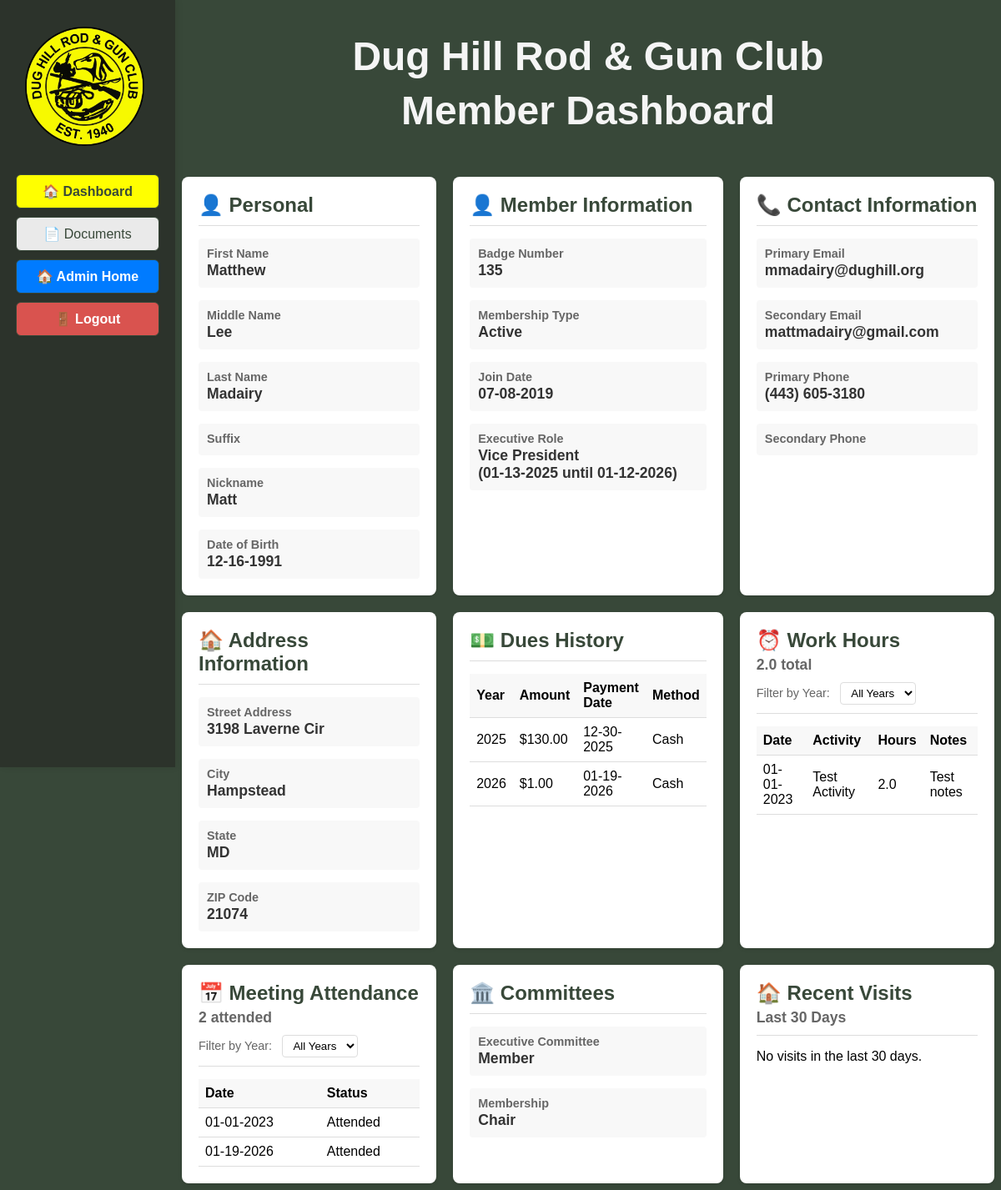
/member-dashboard (signed in), run on an earlier commit of the app's database.
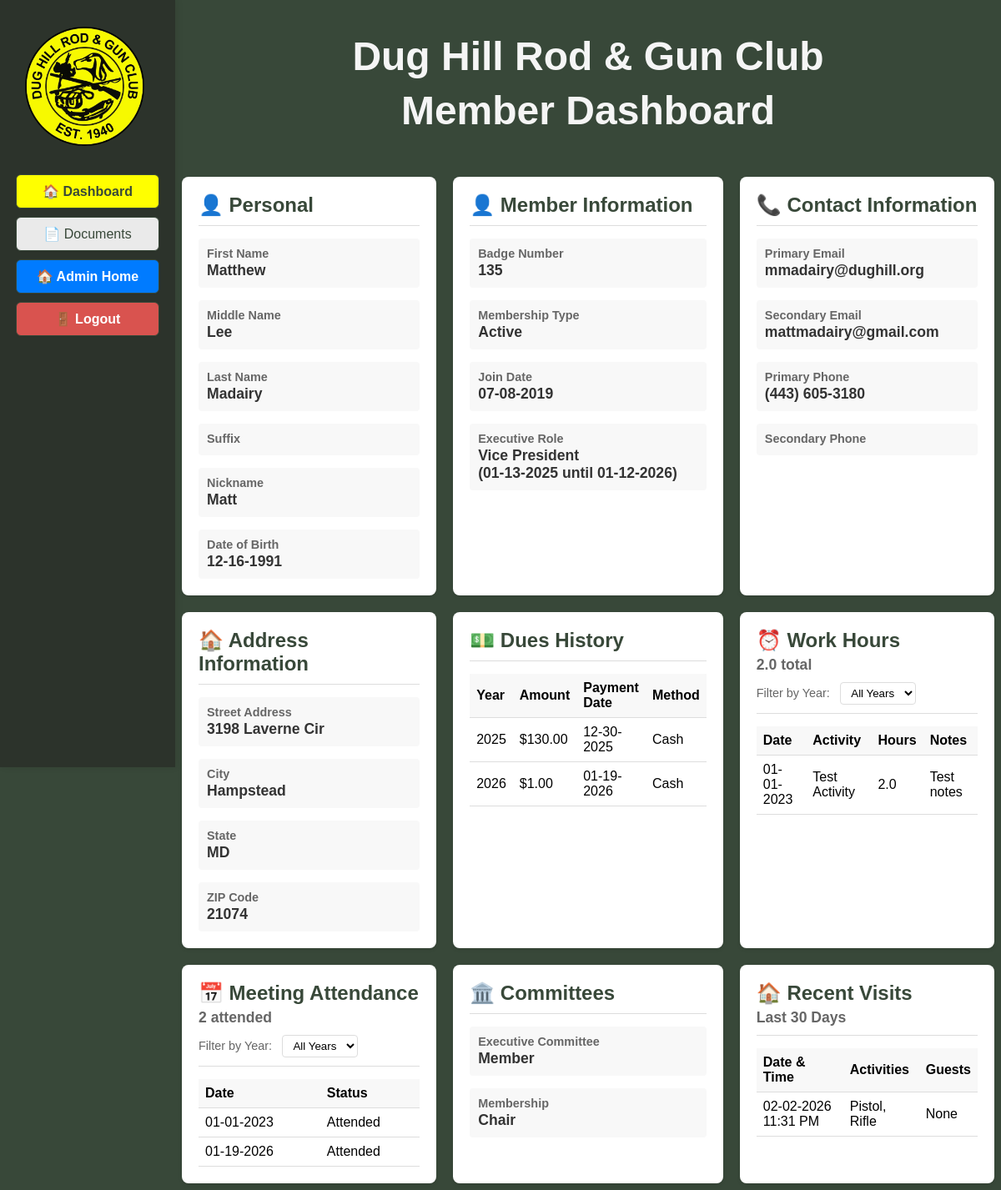
And on a later commit of the database.
### tables this page shows
CREATE TABLE dues (
			id INTEGER PRIMARY KEY AUTOINCREMENT,
			member_id INTEGER NOT NULL,
			payment_date TEXT NOT NULL,
			amount REAL NOT NULL,
			year TEXT NOT NULL,
			method TEXT,
			notes TEXT,
			FOREIGN KEY (member_id) REFERENCES members(id)
		);

CREATE TABLE work_hours (
			id INTEGER PRIMARY KEY AUTOINCREMENT,
			member_id INTEGER NOT NULL,
			date TEXT NOT NULL,
			activity TEXT NOT NULL,
			hours REAL NOT NULL,
			notes TEXT,
			FOREIGN KEY (member_id) REFERENCES members(id)
		);

CREATE TABLE meeting_attendance (
			id INTEGER PRIMARY KEY AUTOINCREMENT,
			member_id INTEGER NOT NULL,
			meeting_date TEXT NOT NULL,
			status TEXT NOT NULL,
			FOREIGN KEY (member_id) REFERENCES members(id)
		);

CREATE TABLE check_ins (
			id INTEGER PRIMARY KEY AUTOINCREMENT,
			member_number TEXT NOT NULL,
			check_in_time TEXT NOT NULL,
			activities TEXT,
			guest1_name TEXT,
			guest2_name TEXT,
			other_activity TEXT,
			sign_out_time TEXT,
			created_at TIMESTAMP DEFAULT CURRENT_TIMESTAMP
		, tos_accepted INTEGER DEFAULT 0, guest1_tos_accepted INTEGER DEFAULT 0, guest2_tos_accepted INTEGER DEFAULT 0);

### DH_DB_Webapp/app.py (the view)
@app.route('/member-dashboard')
@login_required
def member_dashboard():
	selected_work_year = request.args.get('work_year')
	selected_meeting_year = request.args.get('meeting_year')
	member = database.get_member_by_email(current_user.email)
	if not member:
		return render_template('member_dashboard.html', member=None, active_page='dashboard')
	member = dict(member) if member else None
	dues = database.get_dues_by_member(member['id']) if member else []
	work_hours = database.get_work_hours_by_member_and_year(member['id'], selected_work_year) if member else []
	total_work_hours = sum(wh['hours'] for wh in work_hours) if work_hours else 0
	attendance = database.get_meeting_attendance_by_member_and_year(member['id'], selected_meeting_year) if member else []
	total_meetings = sum(1 for att in attendance if att['status'] in ['Attended', 'Exempt']) if attendance else 0
	committees = []
	if member:
		member_committees = database.get_member_committees_new(member['id'])
		for committee in member_committees:
			committee_dict = dict(committee)
			committees.append({
				'name': committee_dict.get('name', '').replace('_', ' ').title(),
				'role': committee_dict.get('role', '').title()
			})
	executive_position = None
	executive_term = None
	if member:
		member_position = database.get_member_position(member['id'])
		if member_position:
			position = member_position['position']
			if position:
				executive_position = position
				term_start = member_position['term_start']
				term_end = member_position['term_end']
				if term_start and term_end:
					formatted_start = format_mmddyyyy(term_start)
					formatted_end = format_mmddyyyy(term_end)
					executive_term = f"({formatted_start} until {formatted_end})"
	checkins = []
	if member and member.get('badge_number'):
		checkins = database.get_member_checkins_last_30_days(member['badge_number'])
	work_hours_years = database.get_work_hours_years() if member else []
	meeting_attendance_years = database.get_meeting_attendance_years() if member else []
	return render_template('member_dashboard.html',
							member=member,
							dues=dues,
							work_hours=work_hours,
							total_work_hours=total_work_hours,
							work_hours_years=work_hours_years,
							selected_work_year=selected_work_year,
							attendance=attendance,
							total_meetings=total_meetings,
							meeting_attendance_years=meeting_attendance_years,
							selected_meeting_year=selected_meeting_year,
							committees=committees,
							executive_position=executive_position,
							executive_term=executive_term,
							checkins=checkins,
							active_page='dashboard',
							is_admin=current_user.is_admin_or_bdfl())

### DH_DB_Webapp/app.py (called while the page is built)
def register_context_processors(app):
	@app.context_processor
	def inject_applications():
		try:
			from flask_login import current_user
			import database
			if current_user.is_authenticated and current_user.is_admin_or_bdfl():
				applications = database.get_all_applications(status='pending')
			else:
				applications = []
		except Exception:
			applications = []
		return dict(applications=applications)

@login_manager.user_loader
def load_user(user_id):
    user_data = database.get_user_by_id(int(user_id))
    if user_data:
        try:
            role = user_data['role']
        except (KeyError, IndexError):
            role = 'User'
        try:
            must_change_password = bool(user_data['must_change_password'])
        except (KeyError, IndexError):
            must_change_password = False
        return User(
            id=user_data['id'],
            username=user_data['username'],
            email=user_data['email'],
            role=role,
            is_active=bool(user_data['is_active']),
            must_change_password=must_change_password
        )
    return None

    @property
    def is_active(self):
        return self._is_active

### DH_DB_Webapp/templates/member_dashboard.html (shortened to what the changed rows need)
<!DOCTYPE html>
<html>
<head>
</head>
<body style="background-color:#384839; font-family:Arial, Helvetica, sans-serif;">
    <div style="display:flex; flex-direction:row;">
        <div class="main-content">
            <div style="display:flex; flex-direction:row; align-items:center; justify-content:center; margin-bottom:20px; width:100%;">
                <div style="text-align:center; width:100%;">
                    <h1 style="margin-bottom:0.2em; color:#f5f5f5; font-size:3em;">Dug Hill Rod & Gun Club</h1>
                    <h1 style="margin-top:0.2em; color:#f5f5f5; font-size:3em;">Member Dashboard</h1>
                </div>
            </div>
            {% if member %}
            <div class="dashboard-container">
                <div class="dashboard-card">
                    <div class="card-header">
                        <h2 class="card-title">👤 Personal</h2>
                    </div>
                </div>
                <div class="dashboard-card">
                    <div class="card-header">
                        <h2 class="card-title">👤 Member Information</h2>
                    </div>
                </div>
                <div class="dashboard-card">
                    <div class="card-header">
                        <h2 class="card-title">📞 Contact Information</h2>
                    </div>
                </div>
                <div class="dashboard-card">
                    <div class="card-header">
                        <h2 class="card-title">🏠 Address Information</h2>
                    </div>
                </div>
                <div class="dashboard-card">
                    <div class="card-header">
                        <h2 class="card-title">💵 Dues History</h2>
                    </div>
                    {% if dues %}
                    <table>
                        <thead>
                            <tr>
                                <th>Year</th>
                                <th>Amount</th>
                                <th>Payment Date</th>
                                <th>Method</th>
                            </tr>
                        </thead>
                        <tbody>
                            {% for due in dues %}
                            <tr>
                                <td>{{ due.year }}</td>
                                <td>${{ "%.2f"|format(due.amount) }}</td>
                                <td>{{ due.payment_date | format_mmddyyyy }}</td>
                                <td>{{ due.method or 'N/A' }}</td>
                            </tr>
                            {% endfor %}
                        </tbody>
                    </table>
                    {% else %}
                    <p>No dues payments found.</p>
                    {% endif %}
                </div>
                <div id="work-hours-card" class="dashboard-card">
                    <div class="card-header">
                        <h2 class="card-title">⏰ Work Hours</h2>
                    </div>
                    {% if work_hours %}
                    <table>
                        <thead>
                            <tr>
                                <th>Date</th>
                                <th>Activity</th>
                                <th>Hours</th>
                                <th>Notes</th>
                            </tr>
                        </thead>
                        <tbody>
                            {% for wh in work_hours %}
                            <tr>
                                <td>{{ wh.date | format_mmddyyyy }}</td>
                                <td>{{ wh.activity.replace('_', ' ').title() }}</td>
                                <td>{{ "%.1f"|format(wh.hours) }}</td>
                                <td>{{ wh.notes or '' }}</td>
                            </tr>
                            {% endfor %}
                        </tbody>
                    </table>
                    {% else %}
                    <p>No work hours recorded.</p>
                    {% endif %}
                </div>
                <div id="meeting-attendance-card" class="dashboard-card">
                    <div class="card-header">
                        <h2 class="card-title">📅 Meeting Attendance</h2>
                    </div>
                    {% if attendance %}
                    <table>
                        <thead>
                            <tr>
                                <th>Date</th>
                                <th>Status</th>
                            </tr>
                        </thead>
                        <tbody>
                            {% for att in attendance %}
                            <tr>
                                <td>{{ att.meeting_date | format_mmddyyyy }}</td>
                                <td>{{ att.status }}</td>
                            </tr>
                            {% endfor %}
                        </tbody>
                    </table>
                    {% else %}
                    <p>No meeting attendance recorded.</p>
                    {% endif %}
                </div>
                <div class="dashboard-card">
                    <div class="card-header">
                        <h2 class="card-title">🏛️ Committees</h2>
                    </div>
                    {% if committees %}
                    <div class="info-grid">
                        {% for committee in committees %}
                        <div class="info-item">
                            <div class="info-label">{{ committee.name }}</div>
                            <div class="info-value">{{ committee.role }}</div>
                        </div>
                        {% endfor %}
                    </div>
                    {% else %}
                    <p>No committee memberships found.</p>
                    {% endif %}
                </div>
                <div class="dashboard-card">
                    <div class="card-header">
                        <h2 class="card-title">🏠 Recent Visits</h2>
                        <p style="margin: 5px 0 0 0; color: #666; font-size: 1.1em; font-weight: bold;">Last 30 Days</p>
                    </div>
                    {% if checkins %}
                    <table>
                        <thead>
                            <tr>
                                <th>Date & Time</th>
                                <th>Activities</th>
                                <th>Guests</th>
                            </tr>
                        </thead>
                        <tbody>
                            {% for checkin in checkins %}
                            <tr>
                                <td>{{ checkin.check_in_time | format_datetime_12hr }}</td>
                                <td>
                                    {% if checkin.activities %}
                                        {{ checkin.activities }}
                                    {% else %}
                                        N/A
                                    {% endif %}
                                </td>
                                <td>
                                    {% set guests = [] %}
                                    {% if checkin.guest1_name %}
                                        {% set _ = guests.append(checkin.guest1_name) %}
                                    {% endif %}
                                    {% if checkin.guest2_name %}
                                        {% set _ = guests.append(checkin.guest2_name) %}
                                    {% endif %}
                                    {% if guests %}
                                        {{ guests | join(', ') }}
                                    {% else %}
                                        None
                                    {% endif %}
                                </td>
                            </tr>
                            {% endfor %}
                        </tbody>
                    </table>
                    {% else %}
                    <p>No visits in the last 30 days.</p>
                    {% endif %}
                </div>
            {% endif %}
        </div>
    </div>
</body>
</html>

What changed in the data, as far as the page shows it:
added check_ins: check_in_time "02-02-2026 11:31 PM", activities "Pistol, Rifle"
Also different on the page:
text no longer shown: "No visits in the last 30 days."
text now shown: "Date & Time Activities Guests"
